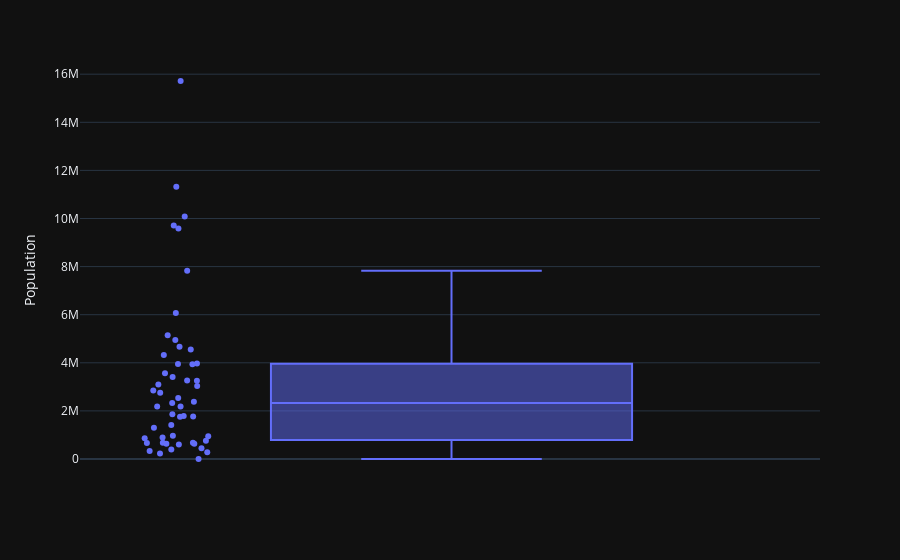
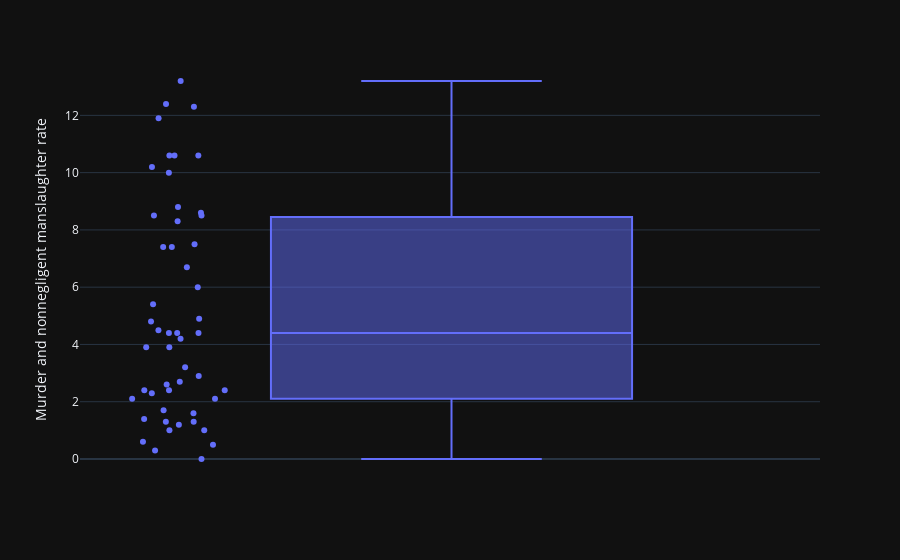
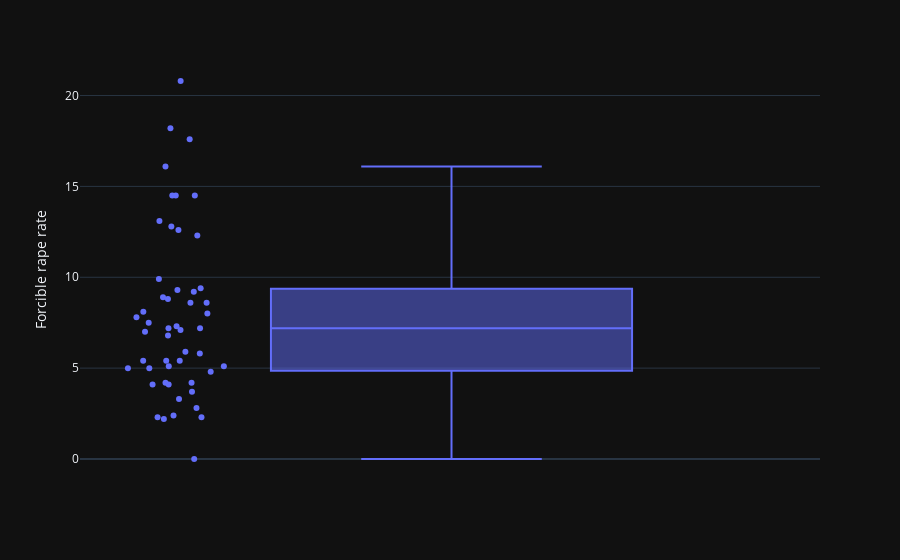
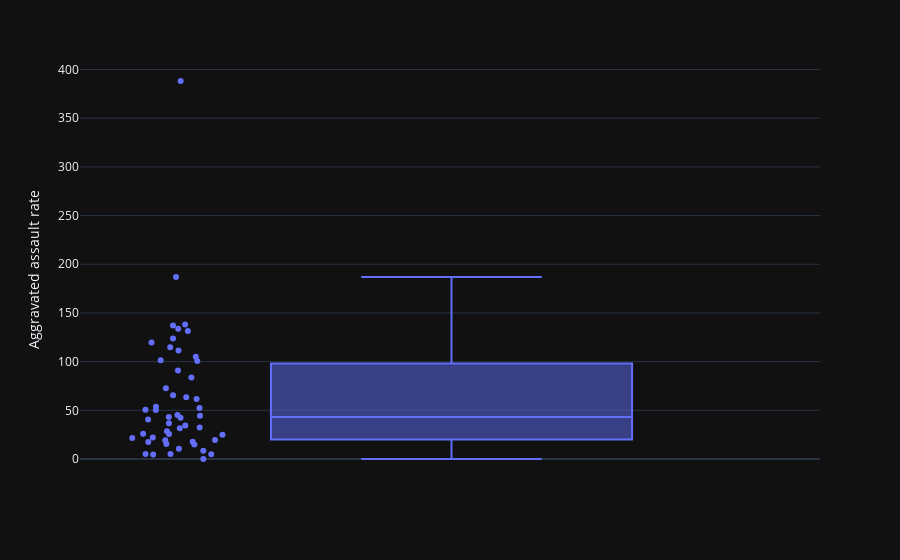

Notebook source saved alongside these figures, in order:
### Code cell
import plotly.express as px

def box(df1960, col):
    fig = px.box(df1960, y=col, points="all")
    fig.update_layout(template = 'plotly_dark')
    fig.show()
    

for i in df1960.columns[1:]:
    box(df1960, i)

### Figure 1 — Plotly figure (JSON) as saved in the notebook; plotly's stock layout.template omitted (floating-point values rounded to 4 significant figures)
{"data": [{"alignmentgroup": "True", "boxpoints": "all", "hovertemplate": "Population=%{y}<extra></extra>", "legendgroup": "", "marker": {"color": "#636efa"}, "name": "", "notched": false, "offsetgroup": "", "orientation": "v", "showlegend": false, "type": "box", "x0": " ", "xaxis": "x", "y": [3266740, 226167, 1302161, 1786272, 15717204, 1753947, 2535234, 446292, 763956, 4951560, 3943116, 632772, 667191, 10081158, 4662498, 2757537, 2178611, 3038156, 3257022, 969265, 3100689, 5148578, 7823194, 3413864, 2178141, 4319813, 674767, 1411330, 285278, 606921, 6066782, 951023, 0, 4556155, 632446, 9706397, 2328284, 1768687, 11319366, 859488, 2382594, 680514, 3567089, 9579677, 890627, 389881, 3966949, 2853214, 1860421, 3951777, 330066], "y0": " ", "yaxis": "y"}], "layout": {"boxmode": "group", "legend": {"tracegroupgap": 0}, "margin": {"t": 60}, "xaxis": {"anchor": "y", "domain": [0, 1]}, "yaxis": {"anchor": "x", "domain": [0, 1], "title": {"text": "Population"}}}}

### Figure 2 — Plotly figure (JSON) as saved in the notebook; plotly's stock layout.template omitted (floating-point values rounded to 4 significant figures)
{"data": [{"alignmentgroup": "True", "boxpoints": "all", "hovertemplate": "Murder and nonnegligent manslaughter rate=%{y}<extra></extra>", "legendgroup": "", "marker": {"color": "#636efa"}, "name": "", "notched": false, "offsetgroup": "", "orientation": "v", "showlegend": false, "type": "box", "x0": " ", "xaxis": "x", "y": [12.4, 10.2, 6, 8.5, 3.9, 4.2, 1.6, 7.4, 10.6, 10.6, 11.9, 2.4, 2.4, 4.9, 4.4, 0.6, 2.9, 6.7, 8.3, 1.7, 5.4, 1.4, 4.5, 1.2, 10, 4.4, 3.9, 2.3, 8.8, 1.3, 2.7, 7.4, 0, 10.6, 0.5, 3.2, 7.5, 2.4, 2.6, 1, 13.2, 2.1, 8.5, 8.6, 1, 0.3, 12.3, 2.1, 4.4, 1.3, 4.8], "y0": " ", "yaxis": "y"}], "layout": {"boxmode": "group", "legend": {"tracegroupgap": 0}, "margin": {"t": 60}, "xaxis": {"anchor": "y", "domain": [0, 1]}, "yaxis": {"anchor": "x", "domain": [0, 1], "title": {"text": "Murder and nonnegligent manslaughter rate"}}}}

### Figure 3 — Plotly figure (JSON) as saved in the notebook; plotly's stock layout.template omitted (floating-point values rounded to 4 significant figures)
{"data": [{"alignmentgroup": "True", "boxpoints": "all", "hovertemplate": "Forcible rape rate=%{y}<extra></extra>", "legendgroup": "", "marker": {"color": "#636efa"}, "name": "", "notched": false, "offsetgroup": "", "orientation": "v", "showlegend": false, "type": "box", "x0": " ", "xaxis": "x", "y": [8.6, 20.8, 16.1, 8.9, 18.2, 13.1, 4.1, 9.2, 14.5, 8.1, 7.5, 3.3, 7.2, 17.6, 5.1, 3.7, 5, 5.4, 8.6, 5, 7.2, 4.8, 14.5, 2.4, 5.1, 14.5, 7.1, 4.2, 12.6, 4.1, 7.3, 12.3, 0, 7.8, 2.2, 5.9, 12.8, 9.4, 8.8, 2.3, 9.9, 5.4, 5.4, 9.3, 6.8, 2.3, 8, 5.8, 4.2, 2.8, 7], "y0": " ", "yaxis": "y"}], "layout": {"boxmode": "group", "legend": {"tracegroupgap": 0}, "margin": {"t": 60}, "xaxis": {"anchor": "y", "domain": [0, 1]}, "yaxis": {"anchor": "x", "domain": [0, 1], "title": {"text": "Forcible rape rate"}}}}

### Figure 4 — Plotly figure (JSON) as saved in the notebook; plotly's stock layout.template omitted (floating-point values rounded to 4 significant figures)
{"data": [{"alignmentgroup": "True", "boxpoints": "all", "hovertemplate": "Aggravated assault rate=%{y}<extra></extra>", "legendgroup": "", "marker": {"color": "#636efa"}, "name": "", "notched": false, "offsetgroup": "", "orientation": "v", "showlegend": false, "type": "box", "x0": " ", "xaxis": "x", "y": [138.1, 45.1, 131.4, 65.5, 119.6, 42.4, 21.6, 32.3, 388.2, 123.7, 114.8, 5.2, 14.8, 133.8, 40.6, 8.6, 31.6, 52.3, 90.8, 15.3, 101.3, 22.1, 105, 10.6, 72.6, 63.4, 28.6, 17.4, 50.5, 4.9, 61.6, 83.8, 0, 187, 5.2, 34.5, 36.8, 26, 53.6, 19.2, 100.6, 24.8, 50.3, 111.5, 25.7, 4.6, 137.1, 17.6, 43.2, 19.6, 44.5], "y0": " ", "yaxis": "y"}], "layout": {"boxmode": "group", "legend": {"tracegroupgap": 0}, "margin": {"t": 60}, "xaxis": {"anchor": "y", "domain": [0, 1]}, "yaxis": {"anchor": "x", "domain": [0, 1], "title": {"text": "Aggravated assault rate"}}}}
